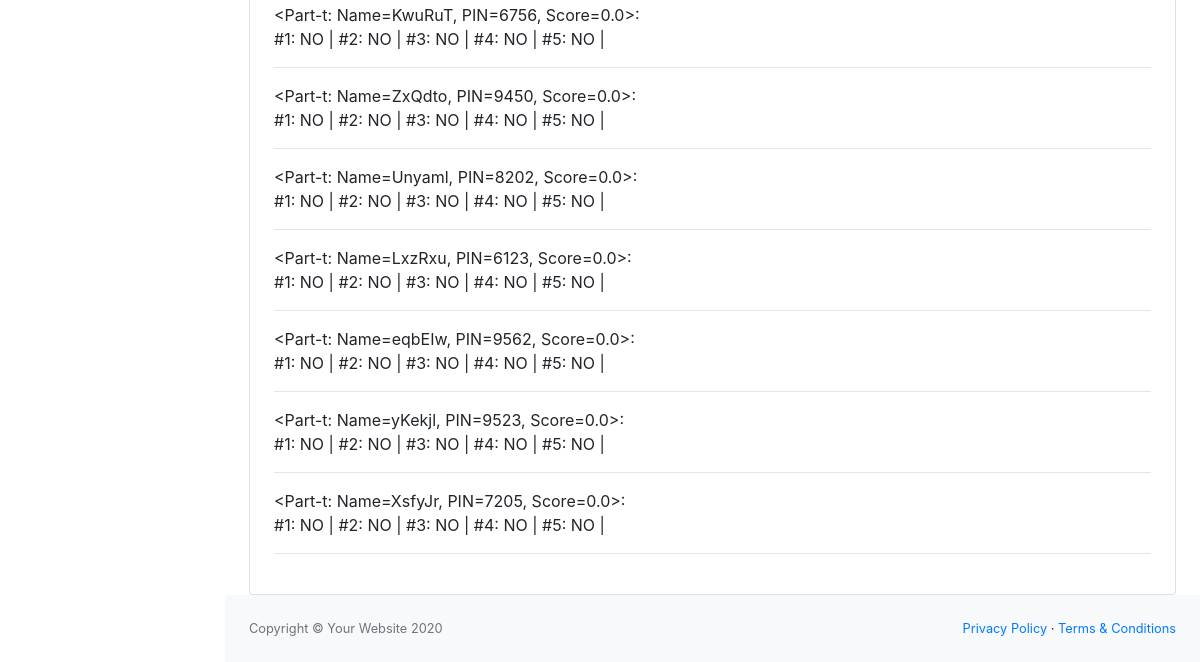
Page /e/1/results/ (lower part) on the earlier database version.
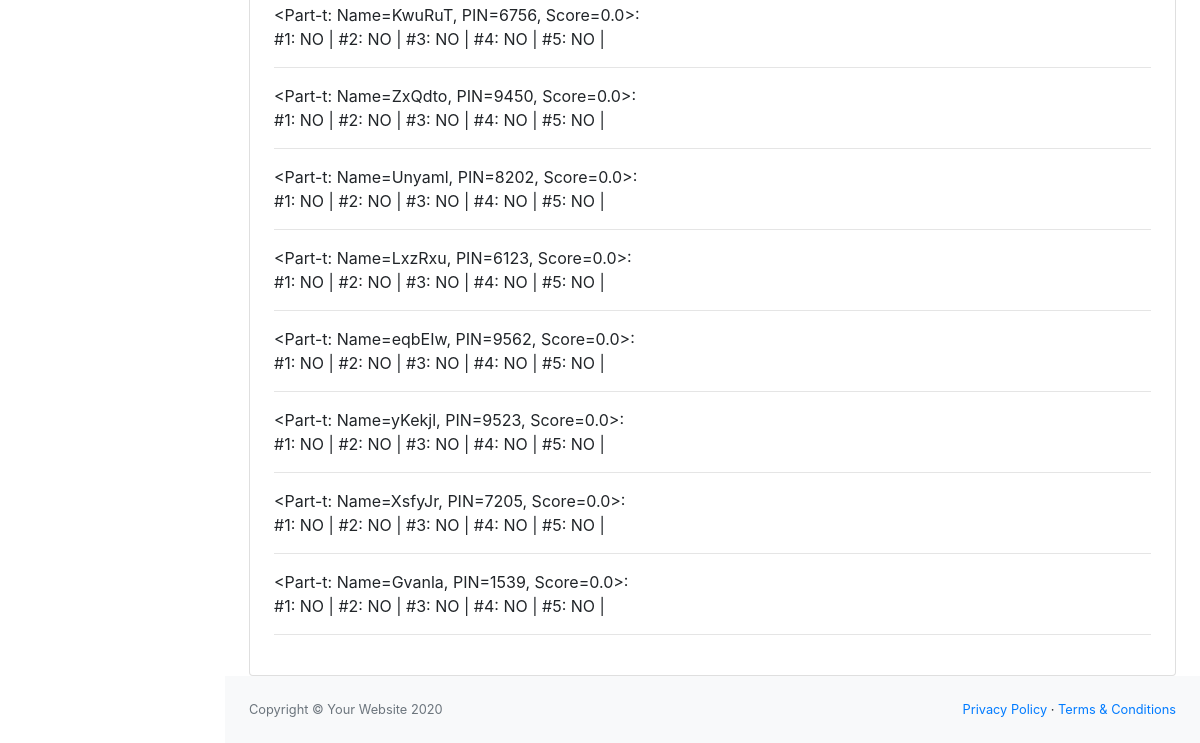
Same page on the later database version.
### events/models.py (models this page shows, shortened)
class Participant(models.Model):
    first_name = models.CharField(max_length=32)
    last_name = models.CharField(max_length=32)
    birth_year = models.IntegerField(null=True)
    city = models.CharField(null=True, max_length=32)
    team = models.CharField(null=True, max_length=32)
    GRADE_BR = 'BR'
    GRADE_3YOUTH = '3Y'
    GRADE_2YOUTH = '2Y'
    GRADE_1YOUTH = '1Y'
    GRADE_3 = '3C'
    GRADE_2 = '2C'
    GRADE_1 = '1C'
    GRADE_KMS = 'KMS'
    GRADE_MS = 'MS'
    GRADE_MSMK = 'MSMK'
    GRADES = [
        (GRADE_BR, 'б/р'),
        (GRADE_3YOUTH, '3 ю.р.'),
        (GRADE_2YOUTH, '2 ю.р.'),
        (GRADE_1YOUTH, '1 ю.р.'),
        (GRADE_3, '3 сп.р.'),
        (GRADE_2, '2 сп.р.'),
        (GRADE_1, '1 сп.р.'),
        (GRADE_KMS, 'КМС'),
        (GRADE_MS, 'МС'),
        (GRADE_MSMK, 'МСМК'),
    ]
    grade = models.CharField(max_length=4, choices=GRADES, default=GRADE_BR)
    event = models.ForeignKey(Event, on_delete=models.CASCADE, related_name='participant')
    pin = models.PositiveSmallIntegerField(null=True)
    score = models.FloatField(default=0)
    is_entered_result = models.BooleanField(default=False)
    def __str__(self):
        return f'<Part-t: Name={self.last_name}, PIN={self.pin}, Score={self.score}>'

class Accent(models.Model):
    ACCENT_NO = 'NO'
    ACCENT_FLASH = 'FL'
    ACCENT_REDPOINT = 'RP'
    ACCENT_TYPE = [
        (ACCENT_NO, '-'),
        (ACCENT_FLASH, 'FLASH'),
        (ACCENT_REDPOINT, 'REDPOINT'),
    ]
    accent = models.CharField(max_length=2, choices=ACCENT_TYPE, default=ACCENT_NO)
    route = models.ForeignKey(Route, on_delete=models.CASCADE, related_name='accent')
    participant = models.ForeignKey(Participant, on_delete=models.CASCADE, related_name='accent')
    event = models.ForeignKey(Event, on_delete=models.CASCADE, related_name='accent')

class Route(models.Model):
    points = models.FloatField(default=1)
    number = models.IntegerField()
    event = models.ForeignKey(Event, on_delete=models.CASCADE, related_name='route')

### events/views.py (the view)
# urls.py: path('e/<int:event_id>/results/', views.EventResultsView.as_view(), name='event_results'),
class EventResultsView(views.View):
    @staticmethod
    def get(request, event_id):
        event = Event.objects.get(id=event_id)
        return render(
            request=request,
            template_name='events/event-results.html',
            context={
                'event': event,
                'participants': event.participant.all(),
            }
        )

### events/templates/events/event-results.html (shortened to what this page needs)
{% extends 'events/event-base.html' %}
{% block content %}
{% for participant in participants %}
  {{ participant }}:<br>
    {% for accent in participant.accent.all %}
     #{{ accent.route.number }}: {{ accent.accent }} |
    {% endfor %}
  <hr>
{% endfor %}
{% endblock %}

Differences in the rows shown:
added Participant: last_name+pin+score "<Part-t: Name=Gvanla, PIN=1539, Score=0.0>"
added Accent: route.number "1", accent "NO", shown under "<Part-t: Name=Gvanla, PIN=1539, Score=0.0>"
added Accent: route.number "2", accent "NO", shown under "<Part-t: Name=Gvanla, PIN=1539, Score=0.0>"
added Accent: route.number "3", accent "NO", shown under "<Part-t: Name=Gvanla, PIN=1539, Score=0.0>"
added Accent: route.number "4", accent "NO", shown under "<Part-t: Name=Gvanla, PIN=1539, Score=0.0>"
added Accent: route.number "5", accent "NO", shown under "<Part-t: Name=Gvanla, PIN=1539, Score=0.0>"
